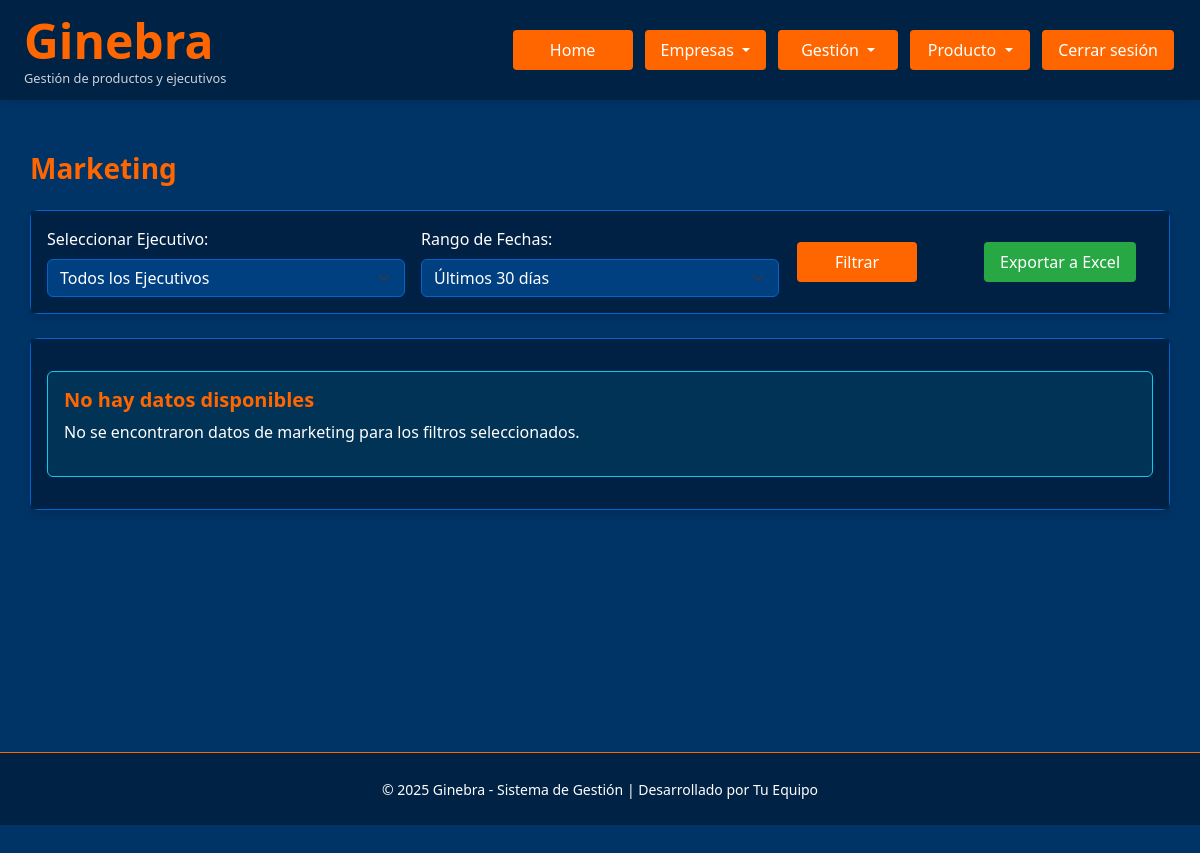
The app's page /marketing (signed in), older data.
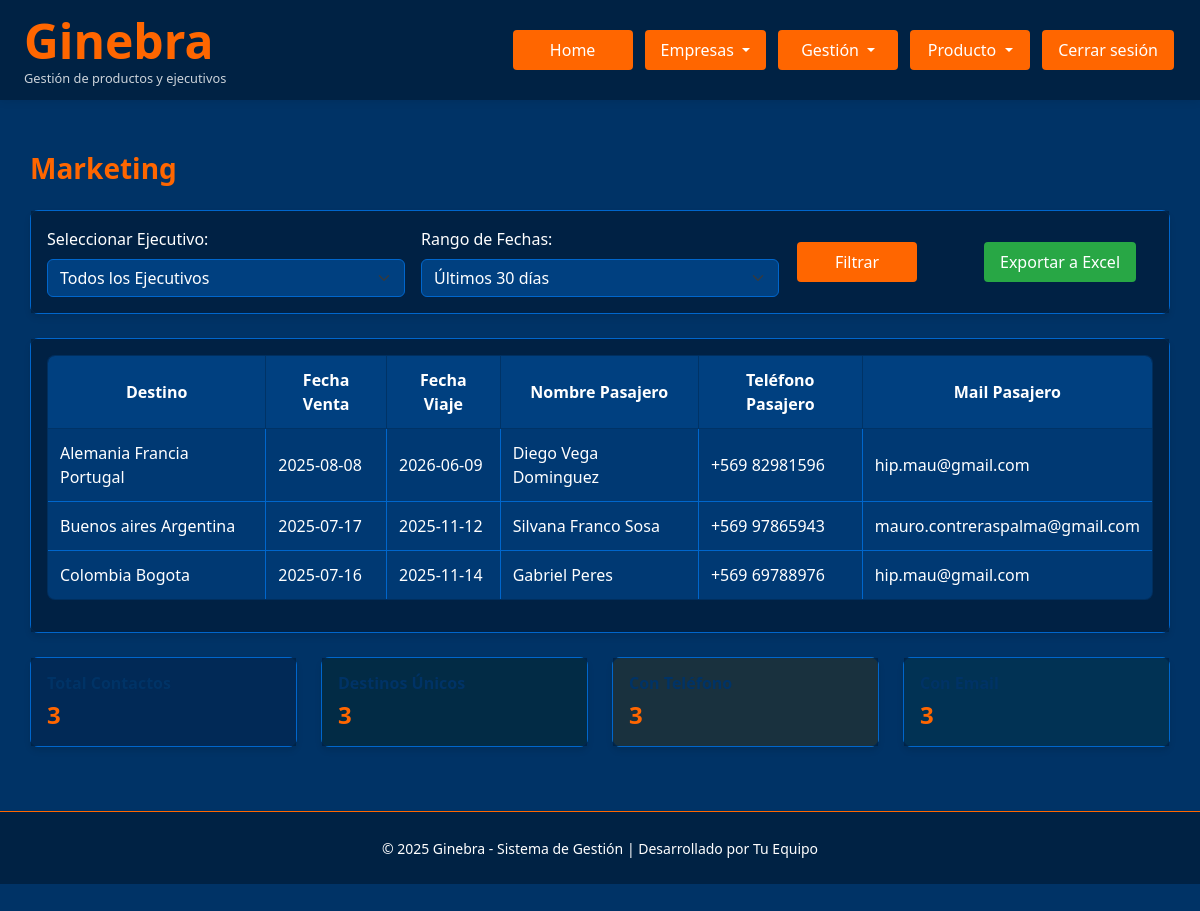
The same page, newer data.
### Ginebra.py (models this page shows)
class Reserva(db.Model):
    id = db.Column(db.Integer, primary_key=True)
    usuario_id = db.Column(db.Integer, db.ForeignKey('usuario.id'), nullable=False)
    fecha_viaje = db.Column(db.Date, nullable=True, index=True)
    fecha_venta = db.Column(db.Date, nullable=True, index=True)
    producto = db.Column(db.String(100), index=True)
    modalidad_pago = db.Column(db.String(100), index=True)
    nombre_pasajero = db.Column(db.String(100), index=True)
    telefono_pasajero = db.Column(db.String(100), index=True)
    mail_pasajero = db.Column(db.String(100), index=True)
    precio_venta_total = db.Column(db.Numeric(12,2), default=Decimal('0.00'), index=True)
    precio_venta_neto = db.Column(db.Numeric(12,2), default=Decimal('0.00'), index=True)
    hotel_neto = db.Column(db.Numeric(12,2), default=Decimal('0.00'), index=True)
    vuelo_neto = db.Column(db.Numeric(12,2), default=Decimal('0.00'), index=True)
    traslado_neto = db.Column(db.Numeric(12,2), default=Decimal('0.00'), index=True)
    seguro_neto = db.Column(db.Numeric(12,2), default=Decimal('0.00'), index=True)
    circuito_neto = db.Column(db.Numeric(12,2), default=Decimal('0.00'), index=True)
    crucero_neto = db.Column(db.Numeric(12,2), default=Decimal('0.00'), index=True)
    excursion_neto = db.Column(db.Numeric(12,2), default=Decimal('0.00'), index=True)
    paquete_neto = db.Column(db.Numeric(12,2), default=Decimal('0.00'), index=True)
    ganancia_total =  db.Column(db.Numeric(12,2), default=Decimal('0.00'), index=True)
    comision_ejecutivo = db.Column(db.Numeric(12,2), default=Decimal('0.00'), index=True)
    comision_agencia = db.Column(db.Numeric(12,2), default=Decimal('0.00'), index=True)
    bonos = db.Column(db.Numeric(12,2), default=Decimal('0.00'), index=True)
    localizadores = db.Column(db.Text, nullable=True)
    nombre_ejecutivo = db.Column(db.String(100), index=True)
    correo_ejecutivo = db.Column(db.String(100), index=True)
    destino = db.Column(db.String(100))
    comentarios = db.Column(db.Text, nullable=True)
    comprobante_venta = db.Column(db.String(200))
    comprobante_pdf = db.Column(db.LargeBinary)
    estado_pago = db.Column(db.Enum(*ESTADO_PAGO_OPTIONS, name='estado_pago_reserva'), default='No Pagado')
    venta_cobrada = db.Column(db.Enum(*VENTA_COBRADA_OPTIONS, name='venta_cobrada_options'), default='No Cobrada')
    venta_emitida = db.Column(db.Enum(*VENTA_EMITIDA_OPTIONS, name='venta_emitida_options'), default='No Emitida')
    usuario = db.relationship('Usuario', backref=db.backref('reservas', lazy=True))
    empresa_id = db.Column(db.Integer, db.ForeignKey('empresa.id'), nullable=True)
    empresa = db.relationship('Empresa', backref=db.backref('reservas', lazy=True))

### Ginebra.py (the view)
@app.route('/marketing')
@login_required
@rol_required('admin', 'master')
def marketing():
    ejecutivo_id = request.args.get('ejecutivo_id', type=int)
    rango_fechas_str = request.args.get('rango_fechas', 'ultimos_30_dias')
    contexto = obtener_datos_marketing(ejecutivo_id, rango_fechas_str)
    return render_template('marketing.html', **contexto)

### Ginebra.py (called while the page is built, shortened)
@login_manager.user_loader
def load_user(user_id):
    return Usuario.query.get(int(user_id))

@app.context_processor
def inject_global_functions():
    return dict(ruta_inicio_por_rol=ruta_inicio_por_rol)

def rol_required(*roles):
    def decorator(f):
        @wraps(f)
        def wrapped(*args, **kwargs):
            if current_user.rol not in roles:
                flash('Acceso denegado.', 'danger')
                return redirect(url_for('dashboard'))
            return f(*args, **kwargs)
        return wrapped
    return decorator

def _get_date_range(rango_fechas_str):
    today = datetime.now()
    if rango_fechas_str == 'ultimos_30_dias':
        start_date = today - timedelta(days=30)
        end_date = today
    return start_date, end_date

def ruta_inicio_por_rol(usuario):
    if usuario.rol in ('master', 'admin'):
        return 'admin_panel'
    elif usuario.rol == 'controling':
        return 'controling_panel'
    elif usuario.rol == 'analista':
        return 'analista_panel'
    elif usuario.rol == 'ejecutivo':
        return 'ejecutivo_panel'
    else:
        return 'login'

### templates/marketing.html (shortened to what the changed rows need)
{% extends "base.html" %}
{% block extra_css %}
<link rel="stylesheet" href="{{ url_for('static', filename='control_gestion_clientes.css') }}">
{% endblock %}
{% block content %}
<div class="container">
    <div class="card">
        <div class="card-body">
            {% if reservas %}
            <div class="table-responsive">
                <table class="table table-bordered table-hover text-white align-middle">
                    <thead>
                        <tr>
                            <th>Destino</th>
                            <th>Fecha Venta</th>
                            <th>Fecha Viaje</th>
                            <th>Nombre Pasajero</th>
                            <th>Teléfono Pasajero</th>
                            <th>Mail Pasajero</th>
                        </tr>
                    </thead>
                    <tbody>
                        {% for reserva in reservas %}
                        <tr>
                            <td data-label="Destino">{{ reserva.destino }}</td>
                            <td data-label="Fecha Venta">{{ reserva.fecha_venta }}</td>
                            <td data-label="Fecha Viaje">{{ reserva.fecha_viaje }}</td>
                            <td data-label="Nombre Pasajero">{{ reserva.nombre_pasajero }}</td>
                            <td data-label="Teléfono">{{ reserva.telefono_pasajero }}</td>
                            <td data-label="Email">{{ reserva.mail_pasajero }}</td>
                        </tr>
                        {% else %}
                        <tr>
                            <td colspan="6" class="text-center">
                                No hay datos de marketing para los filtros seleccionados.
                            </td>
                        </tr>
                        {% endfor %}
                    </tbody>
                </table>
            </div>
            {% else %}
            <div class="alert alert-info">
                <h5>No hay datos disponibles</h5>
                <p>No se encontraron datos de marketing para los filtros seleccionados.</p>
            </div>
            {% endif %}
        </div>
    </div>
    {% if reservas %}
    <div class="row mt-4">
        <div class="col-md-3">
            <div class="card bg-primary text-white">
                <div class="card-body">
                    <h5 class="card-title">Total Contactos</h5>
                    <h2 class="card-text">{{ reservas|length }}</h2>
                </div>
            </div>
        </div>
        <div class="col-md-3">
            <div class="card bg-success text-white">
                <div class="card-body">
                    <h5 class="card-title">Destinos Únicos</h5>
                    <h3 class="card-text">{{ reservas|map(attribute='destino')|unique|list|length }}</h3>
                </div>
            </div>
        </div>
        <div class="col-md-3">
            <div class="card bg-warning text-white">
                <div class="card-body">
                    <h5 class="card-title">Con Teléfono</h5>
                    <h3 class="card-text">{{ reservas|selectattr('telefono_pasajero')|list|length }}</h3>
                </div>
            </div>
        </div>
        <div class="col-md-3">
            <div class="card bg-info text-white">
                <div class="card-body">
                    <h5 class="card-title">Con Email</h5>
                    <h3 class="card-text">{{ reservas|selectattr('mail_pasajero')|list|length }}</h3>
                </div>
            </div>
        </div>
    </div>
    {% endif %}
</div>
{% endblock %}

Row changes from the older to the newer data that the page shows:
added Reserva: destino "Alemania Francia Portugal", fecha_venta "2025-08-08", fecha_viaje "2026-06-09", nombre_pasajero "Diego Vega Dominguez", telefono_pasajero "+569 82981596", mail_pasajero "hip.mau@gmail.com"
added Reserva: destino "Buenos aires Argentina", fecha_venta "2025-07-17", fecha_viaje "2025-11-12", nombre_pasajero "Silvana Franco Sosa", telefono_pasajero "+569 97865943", mail_pasajero "mauro.contreraspalma@gmail.com"
added Reserva: destino "Colombia Bogota", fecha_venta "2025-07-16", fecha_viaje "2025-11-14", nombre_pasajero "Gabriel Peres", telefono_pasajero "+569 69788976", mail_pasajero "hip.mau@gmail.com"
Text that changed along with them:
{{ reservas|length }}: (not shown) → "3"
{{ reservas|map(attribute='destino')|unique|list|length }}: (not shown) → "3"
{{ reservas|selectattr('telefono_pasajero')|list|length }}: (not shown) → "3"
{{ reservas|selectattr('mail_pasajero')|list|length }}: (not shown) → "3"
text no longer shown: "No hay datos disponibles No se encontraron datos de marketing para los filtros seleccionados."
text now shown: "Destino Fecha Venta Fecha Viaje Nombre Pasajero Teléfono Pasajero Mail Pasajero"
